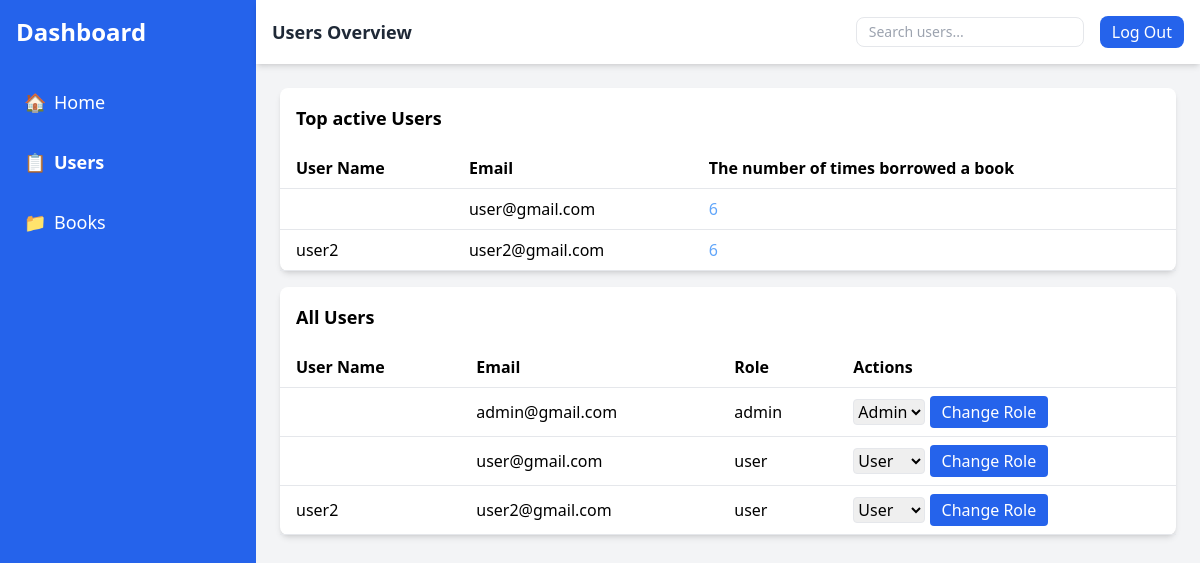
/AdminController/Gestion_users.php (signed in), run on the app's committed database.
### tables this page shows
CREATE TABLE `users` (
  `id` int(11) NOT NULL,
  `name` varchar(255) NOT NULL,
  `email` varchar(255) NOT NULL,
  `password` varchar(255) NOT NULL,
  `role` enum('admin','user') DEFAULT 'user',
  `created_at` timestamp NOT NULL DEFAULT current_timestamp()
);

### AdminController/Gestion_users.php (called while the page is built, shortened)
<?php
require_once '../AdminController/homepagecontroller.php';
require_once '../AdminPages/UsersManaging.php';

### AdminController/homepagecontroller.php (called while the page is built, shortened)
<?php
class Admin extends User
{
    private $db;
    public function __construct(PDO $db)
    {
        $this->db = $db;
    }
    public function displayUsers()
    {
        $query = "SELECT * FROM users";
        $stmt = $this->db->prepare($query);
        $stmt->execute();
        $results = $stmt->fetchAll(PDO::FETCH_ASSOC);
        return isset($results) ? $results : null;
    }
    public function ActiveUsers()
    {
        $query = "SELECT users.name, users.email, COUNT(borrowings.user_id) as borrowTimes
        FROM borrowings JOIN users ON borrowings.user_id = users.id
        GROUP BY borrowings.user_id LIMIT 3";
        $stmt = $this->db->prepare($query);
        if ($stmt->execute()) {
            $results = $stmt->fetchAll(PDO::FETCH_ASSOC);
            return isset($results) ? $results : null;
        } else {
            return null;
        }
    }
}

### AdminPages/UsersManaging.php (the view, shortened to what this page needs)
<?php
require_once '../AdminController/homepagecontroller.php';
require_once '../AdminController/Gestion_users.php';
$database = new Database();
$db = $database->connect();
$admin = new Admin($db);
$users = $admin->displayUsers();
$topUsers = $admin->ActiveUsers();
$currentUser_Id = $_SESSION['user_id'] ?? null;
?>
<!DOCTYPE html>
<html lang="en">
<head>
    <script src="https://cdn.tailwindcss.com"></script>
</head>
<body class="bg-gray-100 h-screen">
    <div class="flex h-full">
        <aside class="w-64 bg-blue-600 text-white hidden md:block">
            <div class="p-4">
                <h1 class="text-2xl font-bold">Dashboard</h1>
            </div>
            <nav>
                <ul class="space-y-4 p-4">
                    <li><a href="Dashboard.php" class="flex items-center gap-2 text-lg hover:bg-blue-500 p-2 rounded"><span>🏠</span> Home</a></li>
                    <li><a href="UsersManaging.php" class="flex items-center font-bold gap-2 text-lg hover:bg-blue-500 p-2 rounded"><span>📋</span> Users</a></li>
                    <li><a href="Books.php" class="flex items-center gap-2 text-lg hover:bg-blue-500 p-2 rounded"><span>📁</span> Books</a></li>
                </ul>
            </nav>
        </aside>
        <div class="flex-1 flex flex-col">
            <header class="bg-white shadow-md p-4 flex justify-between items-center">
                <h2 class="text-lg font-bold text-gray-800">Users Overview</h2>
                <div class="flex items-center space-x-4">
                    <input type="text" placeholder="Search users..." class="py-1 px-3 border rounded-lg text-sm">
                    <a class="bg-blue-600 text-white py-1 px-3 rounded-lg" href="../logout.php">Log Out</a>
                </div>
            </header>
            <main class="p-6 flex-1 overflow-y-auto">
                <div class="bg-white rounded-lg shadow-md mb-4">
                    <h3 class="text-lg font-bold p-4">Top active Users</h3>
                    <table class="w-full text-left border-collapse">
                        <thead>
                            <tr class="border-b">
                                <th class="py-2 px-4">User Name</th>
                                <th class="py-2 px-4">Email</th>
                                <th class="py-2 px-4">The number of times borrowed a book</th>
                            </tr>
                        </thead>
                        <tbody>
                            <?php foreach ($topUsers as $topUser) : ?>
                                <tr class="border-b hover:bg-gray-100">
                                    <td class="py-2 px-4"><?php echo $topUser['name'] ?></td>
                                    <td class="py-2 px-4"><?php echo $topUser['email'] ?></td>
                                    <td class="py-2 px-4 text-blue-400"><?php echo $topUser['borrowTimes'] ?></td>
                                </tr>
                            <?php endforeach ?>
                        </tbody>
                    </table>
                </div>
                <div class="bg-white rounded-lg shadow-md">
                    <h3 class="text-lg font-bold p-4">All Users</h3>
                    <table class="w-full text-left border-collapse">
                        <thead>
                            <tr class="border-b">
                                <th class="py-2 px-4">User Name</th>
                                <th class="py-2 px-4">Email</th>
                                <th class="py-2 px-4">Role</th>
                                <th class="py-2 px-4">Actions</th>
                            </tr>
                        </thead>
                        <tbody>
                            <?php foreach ($users as $user) : ?>
                                <tr class="border-b hover:bg-gray-100">
                                    <td class="py-2 px-4"><?php echo htmlspecialchars($user['name'] ?? ''); ?></td>
                                    <td class="py-2 px-4"><?php echo htmlspecialchars($user['email'] ?? ''); ?></td>
                                    <td class="py-2 px-4"><?php echo htmlspecialchars($user['role'] ?? ''); ?></td>
                                    <td class="py-2 px-4">
                                        <form method="POST" action="../AdminController/Gestion_users.php">
                                            <select name="role" class="border rounded">
                                                <option value="user" <?php echo ($user['role'] ?? '') == 'user' ? 'selected' : ''; ?>>User </option>
                                                <option value="admin" <?php echo ($user['role'] ?? '') == 'admin' ? 'selected' : ''; ?>>Admin</option>
                                            </select>
                                            <button type="submit" name="changeRole" class="bg-blue-600 text-white py-1 px-3 rounded"
                                                <?php if ($user['id'] == $currentUser_Id) echo 'disabled'; ?>>Change Role</button>
                                        </form>
                                    </td>
                                </tr>
                            <?php endforeach; ?>
                        </tbody>
                    </table>
                </div>
            </main>
        </div>
    </div>
</body>
</html>

### data on the page
users: email "admin@gmail.com", role "admin", role "Admin"
users: email "user@gmail.com", role "user", role "User"
users: name "user2", email "user2@gmail.com", role "user", role "User"

### other printed values
$topUser['email'] "user@gmail.com"
$topUser['borrowTimes'] "6"
$topUser['name'] "user2"
$topUser['email'] "user2@gmail.com"
